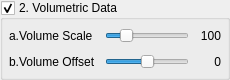
          <widget class="QGroupBox" name="groupBoxRendering">
           <property name="minimumSize">
            <size>
             <width>0</width>
             <height>80</height>
            </size>
           </property>
           <property name="maximumSize">
            <size>
             <width>16777215</width>
             <height>80</height>
            </size>
           </property>
           <property name="title">
            <string>2. Volumetric Data</string>
           </property>
           <property name="checkable">
            <bool>true</bool>
           </property>
           <layout class="QVBoxLayout" name="verticalLayoutRendering">
            <property name="spacing">
             <number>6</number>
            </property>
            <property name="margin">
             <number>6</number>
            </property>
            <item>
             <widget class="QWidget" name="widgetVolumeScale" native="true">
              <layout class="QHBoxLayout" name="horizontalLayoutVolumeScale">
               <property name="spacing">
                <number>0</number>
               </property>
               <property name="margin">
                <number>0</number>
               </property>
               <item>
                <widget class="QLabel" name="labelVolumeScale">
                 <property name="minimumSize">
                  <size>
                   <width>96</width>
                   <height>0</height>
                  </size>
                 </property>
                 <property name="maximumSize">
                  <size>
                   <width>96</width>
                   <height>16777215</height>
                  </size>
                 </property>
                 <property name="text">
                  <string>a.Volume Scale</string>
                 </property>
                 <property name="alignment">
                  <set>Qt::AlignLeading|Qt::AlignLeft|Qt::AlignVCenter</set>
                 </property>
                </widget>
               </item>
               <item>
                <widget class="QSlider" name="horizontalSliderVolumeScale">
                 <property name="minimum">
                  <number>25</number>
                 </property>
                 <property name="maximum">
                  <number>400</number>
                 </property>
                 <property name="pageStep">
                  <number>5</number>
                 </property>
                 <property name="value">
                  <number>100</number>
                 </property>
                 <property name="orientation">
                  <enum>Qt::Horizontal</enum>
                 </property>
                </widget>
               </item>
               <item>
                <widget class="QLabel" name="labelVolumeScaleValue">
                 <property name="minimumSize">
                  <size>
                   <width>32</width>
                   <height>0</height>
                  </size>
                 </property>
                 <property name="maximumSize">
                  <size>
                   <width>32</width>
                   <height>16777215</height>
                  </size>
                 </property>
                 <property name="text">
                  <string>100</string>
                 </property>
                 <property name="alignment">
                  <set>Qt::AlignRight|Qt::AlignTrailing|Qt::AlignVCenter</set>
                 </property>
                </widget>
               </item>
              </layout>
             </widget>
            </item>
            <item>
             <widget class="QWidget" name="widgetVolumeOffset" native="true">
              <layout class="QHBoxLayout" name="horizontalLayoutVolumeOffset">
               <property name="spacing">
                <number>0</number>
               </property>
               <property name="margin">
                <number>0</number>
               </property>
               <item>
                <widget class="QLabel" name="labelVolumeOffset">
                 <property name="minimumSize">
                  <size>
                   <width>96</width>
                   <height>0</height>
                  </size>
                 </property>
                 <property name="maximumSize">
                  <size>
                   <width>96</width>
                   <height>16777215</height>
                  </size>
                 </property>
                 <property name="text">
                  <string>b.Volume Offset</string>
                 </property>
                 <property name="alignment">
                  <set>Qt::AlignLeading|Qt::AlignLeft|Qt::AlignVCenter</set>
                 </property>
                </widget>
               </item>
               <item>
                <widget class="QSlider" name="horizontalSliderVolumeOffset">
                 <property name="minimum">
                  <number>-100</number>
                 </property>
                 <property name="maximum">
                  <number>100</number>
                 </property>
                 <property name="pageStep">
                  <number>5</number>
                 </property>
                 <property name="value">
                  <number>0</number>
                 </property>
                 <property name="orientation">
                  <enum>Qt::Horizontal</enum>
                 </property>
                </widget>
               </item>
               <item>
                <widget class="QLabel" name="labelVolumeOffsetValue">
                 <property name="minimumSize">
                  <size>
                   <width>32</width>
                   <height>0</height>
                  </size>
                 </property>
                 <property name="maximumSize">
                  <size>
                   <width>32</width>
                   <height>16777215</height>
                  </size>
                 </property>
                 <property name="text">
                  <string>0</string>
                 </property>
                 <property name="alignment">
                  <set>Qt::AlignRight|Qt::AlignTrailing|Qt::AlignVCenter</set>
                 </property>
                </widget>
               </item>
              </layout>
             </widget>
            </item>
           </layout>
          </widget>
